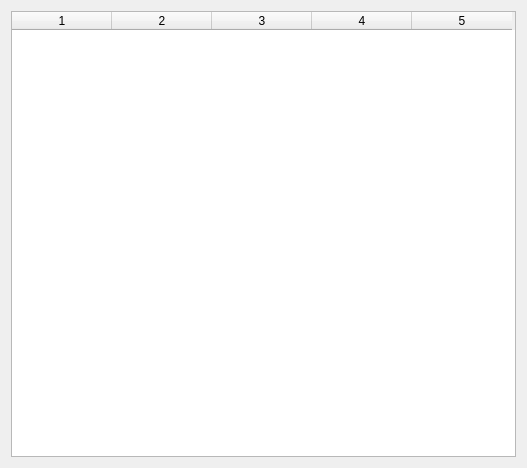
<?xml version="1.0" encoding="UTF-8"?>
<ui version="4.0">
 <class>TravelCheck</class>
 <widget class="QDialog" name="TravelCheck">
  <property name="geometry">
   <rect>
    <x>0</x>
    <y>0</y>
    <width>527</width>
    <height>468</height>
   </rect>
  </property>
  <property name="windowTitle">
   <string>Dialog</string>
  </property>
  <layout class="QHBoxLayout" name="horizontalLayout">
   <item>
    <widget class="QTableWidget" name="tableWidget">
     <property name="editTriggers">
      <set>QAbstractItemView::AnyKeyPressed|QAbstractItemView::EditKeyPressed</set>
     </property>
     <property name="sortingEnabled">
      <bool>true</bool>
     </property>
     <property name="columnCount">
      <number>5</number>
     </property>
     <attribute name="verticalHeaderVisible">
      <bool>false</bool>
     </attribute>
     <column/>
     <column/>
     <column/>
     <column/>
     <column/>
    </widget>
   </item>
  </layout>
 </widget>
 <resources/>
 <connections/>
</ui>
